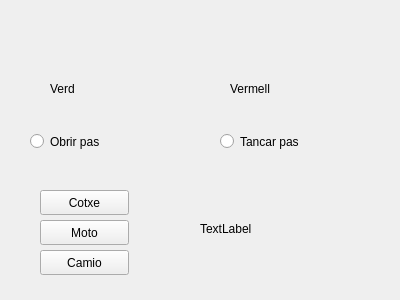
<?xml version="1.0" encoding="UTF-8"?>
<ui version="4.0">
 <class>MyForm</class>
 <widget class="QWidget" name="MyForm">
  <property name="geometry">
   <rect>
    <x>0</x>
    <y>0</y>
    <width>400</width>
    <height>300</height>
   </rect>
  </property>
  <property name="windowTitle">
   <string>Form</string>
  </property>
  <widget class="QLabel" name="label">
   <property name="geometry">
    <rect>
     <x>50</x>
     <y>80</y>
     <width>67</width>
     <height>17</height>
    </rect>
   </property>
   <property name="palette">
    <palette>
     <active>
      <colorrole role="WindowText">
       <brush brushstyle="SolidPattern">
        <color alpha="255">
         <red>0</red>
         <green>0</green>
         <blue>0</blue>
        </color>
       </brush>
      </colorrole>
      <colorrole role="Button">
       <brush brushstyle="SolidPattern">
        <color alpha="255">
         <red>65</red>
         <green>203</green>
         <blue>23</blue>
        </color>
       </brush>
      </colorrole>
      <colorrole role="Light">
       <brush brushstyle="SolidPattern">
        <color alpha="255">
         <red>120</red>
         <green>255</green>
         <blue>78</blue>
        </color>
       </brush>
      </colorrole>
      <colorrole role="Midlight">
       <brush brushstyle="SolidPattern">
        <color alpha="255">
         <red>92</red>
         <green>229</green>
         <blue>50</blue>
        </color>
       </brush>
      </colorrole>
      <colorrole role="Dark">
       <brush brushstyle="SolidPattern">
        <color alpha="255">
         <red>32</red>
         <green>101</green>
         <blue>11</blue>
        </color>
       </brush>
      </colorrole>
      <colorrole role="Mid">
       <brush brushstyle="SolidPattern">
        <color alpha="255">
         <red>43</red>
         <green>135</green>
         <blue>15</blue>
        </color>
       </brush>
      </colorrole>
      <colorrole role="Text">
       <brush brushstyle="SolidPattern">
        <color alpha="255">
         <red>0</red>
         <green>0</green>
         <blue>0</blue>
        </color>
       </brush>
      </colorrole>
      <colorrole role="BrightText">
       <brush brushstyle="SolidPattern">
        <color alpha="255">
         <red>255</red>
         <green>255</green>
         <blue>255</blue>
        </color>
       </brush>
      </colorrole>
      <colorrole role="ButtonText">
       <brush brushstyle="SolidPattern">
        <color alpha="255">
         <red>0</red>
         <green>0</green>
         <blue>0</blue>
        </color>
       </brush>
      </colorrole>
      <colorrole role="Base">
       <brush brushstyle="SolidPattern">
        <color alpha="255">
         <red>255</red>
         <green>255</green>
         <blue>255</blue>
        </color>
       </brush>
      </colorrole>
      <colorrole role="Window">
       <brush brushstyle="SolidPattern">
        <color alpha="255">
         <red>65</red>
         <green>203</green>
         <blue>23</blue>
        </color>
       </brush>
      </colorrole>
      <colorrole role="Shadow">
       <brush brushstyle="SolidPattern">
        <color alpha="255">
         <red>0</red>
         <green>0</green>
         <blue>0</blue>
        </color>
       </brush>
      </colorrole>
      <colorrole role="AlternateBase">
       <brush brushstyle="SolidPattern">
        <color alpha="255">
         <red>160</red>
         <green>229</green>
         <blue>139</blue>
        </color>
       </brush>
      </colorrole>
      <colorrole role="ToolTipBase">
       <brush brushstyle="SolidPattern">
        <color alpha="255">
         <red>255</red>
         <green>255</green>
         <blue>220</blue>
        </color>
       </brush>
      </colorrole>
      <colorrole role="ToolTipText">
       <brush brushstyle="SolidPattern">
        <color alpha="255">
         <red>0</red>
         <green>0</green>
         <blue>0</blue>
        </color>
       </brush>
      </colorrole>
      <colorrole role="PlaceholderText">
       <brush brushstyle="SolidPattern">
        <color alpha="128">
         <red>0</red>
         <green>0</green>
         <blue>0</blue>
        </color>
       </brush>
      </colorrole>
     </active>
     <inactive>
      <colorrole role="WindowText">
       <brush brushstyle="SolidPattern">
        <color alpha="255">
         <red>0</red>
         <green>0</green>
         <blue>0</blue>
        </color>
       </brush>
      </colorrole>
      <colorrole role="Button">
       <brush brushstyle="SolidPattern">
        <color alpha="255">
         <red>65</red>
         <green>203</green>
         <blue>23</blue>
        </color>
       </brush>
      </colorrole>
      <colorrole role="Light">
       <brush brushstyle="SolidPattern">
        <color alpha="255">
         <red>120</red>
         <green>255</green>
         <blue>78</blue>
        </color>
       </brush>
      </colorrole>
      <colorrole role="Midlight">
       <brush brushstyle="SolidPattern">
        <color alpha="255">
         <red>92</red>
         <green>229</green>
         <blue>50</blue>
        </color>
       </brush>
      </colorrole>
      <colorrole role="Dark">
       <brush brushstyle="SolidPattern">
        <color alpha="255">
         <red>32</red>
         <green>101</green>
         <blue>11</blue>
        </color>
       </brush>
      </colorrole>
      <colorrole role="Mid">
       <brush brushstyle="SolidPattern">
        <color alpha="255">
         <red>43</red>
         <green>135</green>
         <blue>15</blue>
        </color>
       </brush>
      </colorrole>
      <colorrole role="Text">
       <brush brushstyle="SolidPattern">
        <color alpha="255">
         <red>0</red>
         <green>0</green>
         <blue>0</blue>
        </color>
       </brush>
      </colorrole>
      <colorrole role="BrightText">
       <brush brushstyle="SolidPattern">
        <color alpha="255">
         <red>255</red>
         <green>255</green>
         <blue>255</blue>
        </color>
       </brush>
      </colorrole>
      <colorrole role="ButtonText">
       <brush brushstyle="SolidPattern">
        <color alpha="255">
         <red>0</red>
         <green>0</green>
         <blue>0</blue>
        </color>
       </brush>
      </colorrole>
      <colorrole role="Base">
       <brush brushstyle="SolidPattern">
        <color alpha="255">
         <red>255</red>
         <green>255</green>
         <blue>255</blue>
        </color>
       </brush>
      </colorrole>
      <colorrole role="Window">
       <brush brushstyle="SolidPattern">
        <color alpha="255">
         <red>65</red>
         <green>203</green>
         <blue>23</blue>
        </color>
       </brush>
      </colorrole>
      <colorrole role="Shadow">
       <brush brushstyle="SolidPattern">
        <color alpha="255">
         <red>0</red>
         <green>0</green>
         <blue>0</blue>
        </color>
       </brush>
      </colorrole>
      <colorrole role="AlternateBase">
       <brush brushstyle="SolidPattern">
        <color alpha="255">
         <red>160</red>
         <green>229</green>
         <blue>139</blue>
        </color>
       </brush>
      </colorrole>
      <colorrole role="ToolTipBase">
       <brush brushstyle="SolidPattern">
        <color alpha="255">
         <red>255</red>
         <green>255</green>
         <blue>220</blue>
        </color>
       </brush>
      </colorrole>
      <colorrole role="ToolTipText">
       <brush brushstyle="SolidPattern">
        <color alpha="255">
         <red>0</red>
         <green>0</green>
         <blue>0</blue>
        </color>
       </brush>
      </colorrole>
      <colorrole role="PlaceholderText">
       <brush brushstyle="SolidPattern">
        <color alpha="128">
         <red>0</red>
         <green>0</green>
         <blue>0</blue>
        </color>
       </brush>
      </colorrole>
     </inactive>
     <disabled>
      <colorrole role="WindowText">
       <brush brushstyle="SolidPattern">
        <color alpha="255">
         <red>32</red>
         <green>101</green>
         <blue>11</blue>
        </color>
       </brush>
      </colorrole>
      <colorrole role="Button">
       <brush brushstyle="SolidPattern">
        <color alpha="255">
         <red>65</red>
         <green>203</green>
         <blue>23</blue>
        </color>
       </brush>
      </colorrole>
      <colorrole role="Light">
       <brush brushstyle="SolidPattern">
        <color alpha="255">
         <red>120</red>
         <green>255</green>
         <blue>78</blue>
        </color>
       </brush>
      </colorrole>
      <colorrole role="Midlight">
       <brush brushstyle="SolidPattern">
        <color alpha="255">
         <red>92</red>
         <green>229</green>
         <blue>50</blue>
        </color>
       </brush>
      </colorrole>
      <colorrole role="Dark">
       <brush brushstyle="SolidPattern">
        <color alpha="255">
         <red>32</red>
         <green>101</green>
         <blue>11</blue>
        </color>
       </brush>
      </colorrole>
      <colorrole role="Mid">
       <brush brushstyle="SolidPattern">
        <color alpha="255">
         <red>43</red>
         <green>135</green>
         <blue>15</blue>
        </color>
       </brush>
      </colorrole>
      <colorrole role="Text">
       <brush brushstyle="SolidPattern">
        <color alpha="255">
         <red>32</red>
         <green>101</green>
         <blue>11</blue>
        </color>
       </brush>
      </colorrole>
      <colorrole role="BrightText">
       <brush brushstyle="SolidPattern">
        <color alpha="255">
         <red>255</red>
         <green>255</green>
         <blue>255</blue>
        </color>
       </brush>
      </colorrole>
      <colorrole role="ButtonText">
       <brush brushstyle="SolidPattern">
        <color alpha="255">
         <red>32</red>
         <green>101</green>
         <blue>11</blue>
        </color>
       </brush>
      </colorrole>
      <colorrole role="Base">
       <brush brushstyle="SolidPattern">
        <color alpha="255">
         <red>65</red>
         <green>203</green>
         <blue>23</blue>
        </color>
       </brush>
      </colorrole>
      <colorrole role="Window">
       <brush brushstyle="SolidPattern">
        <color alpha="255">
         <red>65</red>
         <green>203</green>
         <blue>23</blue>
        </color>
       </brush>
      </colorrole>
      <colorrole role="Shadow">
       <brush brushstyle="SolidPattern">
        <color alpha="255">
         <red>0</red>
         <green>0</green>
         <blue>0</blue>
        </color>
       </brush>
      </colorrole>
      <colorrole role="AlternateBase">
       <brush brushstyle="SolidPattern">
        <color alpha="255">
         <red>65</red>
         <green>203</green>
         <blue>23</blue>
        </color>
       </brush>
      </colorrole>
      <colorrole role="ToolTipBase">
       <brush brushstyle="SolidPattern">
        <color alpha="255">
         <red>255</red>
         <green>255</green>
         <blue>220</blue>
        </color>
       </brush>
      </colorrole>
      <colorrole role="ToolTipText">
       <brush brushstyle="SolidPattern">
        <color alpha="255">
         <red>0</red>
         <green>0</green>
         <blue>0</blue>
        </color>
       </brush>
      </colorrole>
      <colorrole role="PlaceholderText">
       <brush brushstyle="SolidPattern">
        <color alpha="128">
         <red>0</red>
         <green>0</green>
         <blue>0</blue>
        </color>
       </brush>
      </colorrole>
     </disabled>
    </palette>
   </property>
   <property name="text">
    <string>Verd</string>
   </property>
  </widget>
  <widget class="QLabel" name="label_2">
   <property name="geometry">
    <rect>
     <x>230</x>
     <y>80</y>
     <width>67</width>
     <height>17</height>
    </rect>
   </property>
   <property name="palette">
    <palette>
     <active>
      <colorrole role="WindowText">
       <brush brushstyle="SolidPattern">
        <color alpha="255">
         <red>0</red>
         <green>0</green>
         <blue>0</blue>
        </color>
       </brush>
      </colorrole>
      <colorrole role="Button">
       <brush brushstyle="SolidPattern">
        <color alpha="255">
         <red>219</red>
         <green>5</green>
         <blue>5</blue>
        </color>
       </brush>
      </colorrole>
      <colorrole role="Light">
       <brush brushstyle="SolidPattern">
        <color alpha="255">
         <red>255</red>
         <green>78</green>
         <blue>78</blue>
        </color>
       </brush>
      </colorrole>
      <colorrole role="Midlight">
       <brush brushstyle="SolidPattern">
        <color alpha="255">
         <red>237</red>
         <green>41</green>
         <blue>41</blue>
        </color>
       </brush>
      </colorrole>
      <colorrole role="Dark">
       <brush brushstyle="SolidPattern">
        <color alpha="255">
         <red>109</red>
         <green>2</green>
         <blue>2</blue>
        </color>
       </brush>
      </colorrole>
      <colorrole role="Mid">
       <brush brushstyle="SolidPattern">
        <color alpha="255">
         <red>146</red>
         <green>3</green>
         <blue>3</blue>
        </color>
       </brush>
      </colorrole>
      <colorrole role="Text">
       <brush brushstyle="SolidPattern">
        <color alpha="255">
         <red>0</red>
         <green>0</green>
         <blue>0</blue>
        </color>
       </brush>
      </colorrole>
      <colorrole role="BrightText">
       <brush brushstyle="SolidPattern">
        <color alpha="255">
         <red>219</red>
         <green>5</green>
         <blue>5</blue>
        </color>
       </brush>
      </colorrole>
      <colorrole role="ButtonText">
       <brush brushstyle="SolidPattern">
        <color alpha="255">
         <red>0</red>
         <green>0</green>
         <blue>0</blue>
        </color>
       </brush>
      </colorrole>
      <colorrole role="Base">
       <brush brushstyle="SolidPattern">
        <color alpha="255">
         <red>219</red>
         <green>5</green>
         <blue>5</blue>
        </color>
       </brush>
      </colorrole>
      <colorrole role="Window">
       <brush brushstyle="SolidPattern">
        <color alpha="255">
         <red>219</red>
         <green>5</green>
         <blue>5</blue>
        </color>
       </brush>
      </colorrole>
      <colorrole role="Shadow">
       <brush brushstyle="SolidPattern">
        <color alpha="255">
         <red>0</red>
         <green>0</green>
         <blue>0</blue>
        </color>
       </brush>
      </colorrole>
      <colorrole role="AlternateBase">
       <brush brushstyle="SolidPattern">
        <color alpha="255">
         <red>237</red>
         <green>130</green>
         <blue>130</blue>
        </color>
       </brush>
      </colorrole>
      <colorrole role="ToolTipBase">
       <brush brushstyle="SolidPattern">
        <color alpha="255">
         <red>255</red>
         <green>255</green>
         <blue>220</blue>
        </color>
       </brush>
      </colorrole>
      <colorrole role="ToolTipText">
       <brush brushstyle="SolidPattern">
        <color alpha="255">
         <red>0</red>
         <green>0</green>
         <blue>0</blue>
        </color>
       </brush>
      </colorrole>
      <colorrole role="PlaceholderText">
       <brush brushstyle="SolidPattern">
        <color alpha="128">
         <red>0</red>
         <green>0</green>
         <blue>0</blue>
        </color>
       </brush>
      </colorrole>
     </active>
     <inactive>
      <colorrole role="WindowText">
       <brush brushstyle="SolidPattern">
        <color alpha="255">
         <red>0</red>
         <green>0</green>
         <blue>0</blue>
        </color>
       </brush>
      </colorrole>
      <colorrole role="Button">
       <brush brushstyle="SolidPattern">
        <color alpha="255">
         <red>219</red>
         <green>5</green>
         <blue>5</blue>
        </color>
       </brush>
      </colorrole>
      <colorrole role="Light">
       <brush brushstyle="SolidPattern">
        <color alpha="255">
         <red>255</red>
         <green>78</green>
         <blue>78</blue>
        </color>
       </brush>
      </colorrole>
      <colorrole role="Midlight">
       <brush brushstyle="SolidPattern">
        <color alpha="255">
         <red>237</red>
         <green>41</green>
         <blue>41</blue>
        </color>
       </brush>
      </colorrole>
      <colorrole role="Dark">
       <brush brushstyle="SolidPattern">
        <color alpha="255">
         <red>109</red>
         <green>2</green>
         <blue>2</blue>
        </color>
       </brush>
      </colorrole>
      <colorrole role="Mid">
       <brush brushstyle="SolidPattern">
        <color alpha="255">
         <red>146</red>
         <green>3</green>
         <blue>3</blue>
        </color>
       </brush>
      </colorrole>
      <colorrole role="Text">
       <brush brushstyle="SolidPattern">
        <color alpha="255">
         <red>0</red>
         <green>0</green>
         <blue>0</blue>
        </color>
       </brush>
      </colorrole>
      <colorrole role="BrightText">
       <brush brushstyle="SolidPattern">
        <color alpha="255">
         <red>219</red>
         <green>5</green>
         <blue>5</blue>
        </color>
       </brush>
      </colorrole>
      <colorrole role="ButtonText">
       <brush brushstyle="SolidPattern">
        <color alpha="255">
         <red>0</red>
         <green>0</green>
         <blue>0</blue>
        </color>
       </brush>
      </colorrole>
      <colorrole role="Base">
       <brush brushstyle="SolidPattern">
        <color alpha="255">
         <red>219</red>
         <green>5</green>
         <blue>5</blue>
        </color>
       </brush>
      </colorrole>
      <colorrole role="Window">
       <brush brushstyle="SolidPattern">
        <color alpha="255">
         <red>219</red>
         <green>5</green>
         <blue>5</blue>
        </color>
       </brush>
      </colorrole>
      <colorrole role="Shadow">
       <brush brushstyle="SolidPattern">
        <color alpha="255">
         <red>0</red>
         <green>0</green>
         <blue>0</blue>
        </color>
       </brush>
      </colorrole>
      <colorrole role="AlternateBase">
       <brush brushstyle="SolidPattern">
        <color alpha="255">
         <red>237</red>
         <green>130</green>
         <blue>130</blue>
        </color>
       </brush>
      </colorrole>
      <colorrole role="ToolTipBase">
       <brush brushstyle="SolidPattern">
        <color alpha="255">
         <red>255</red>
         <green>255</green>
         <blue>220</blue>
        </color>
       </brush>
      </colorrole>
      <colorrole role="ToolTipText">
       <brush brushstyle="SolidPattern">
        <color alpha="255">
         <red>0</red>
         <green>0</green>
         <blue>0</blue>
        </color>
       </brush>
      </colorrole>
      <colorrole role="PlaceholderText">
       <brush brushstyle="SolidPattern">
        <color alpha="128">
         <red>0</red>
         <green>0</green>
         <blue>0</blue>
        </color>
       </brush>
      </colorrole>
     </inactive>
     <disabled>
      <colorrole role="WindowText">
       <brush brushstyle="SolidPattern">
        <color alpha="255">
         <red>109</red>
         <green>2</green>
         <blue>2</blue>
        </color>
       </brush>
      </colorrole>
      <colorrole role="Button">
       <brush brushstyle="SolidPattern">
        <color alpha="255">
         <red>219</red>
         <green>5</green>
         <blue>5</blue>
        </color>
       </brush>
      </colorrole>
      <colorrole role="Light">
       <brush brushstyle="SolidPattern">
        <color alpha="255">
         <red>255</red>
         <green>78</green>
         <blue>78</blue>
        </color>
       </brush>
      </colorrole>
      <colorrole role="Midlight">
       <brush brushstyle="SolidPattern">
        <color alpha="255">
         <red>237</red>
         <green>41</green>
         <blue>41</blue>
        </color>
       </brush>
      </colorrole>
      <colorrole role="Dark">
       <brush brushstyle="SolidPattern">
        <color alpha="255">
         <red>109</red>
         <green>2</green>
         <blue>2</blue>
        </color>
       </brush>
      </colorrole>
      <colorrole role="Mid">
       <brush brushstyle="SolidPattern">
        <color alpha="255">
         <red>146</red>
         <green>3</green>
         <blue>3</blue>
        </color>
       </brush>
      </colorrole>
      <colorrole role="Text">
       <brush brushstyle="SolidPattern">
        <color alpha="255">
         <red>109</red>
         <green>2</green>
         <blue>2</blue>
        </color>
       </brush>
      </colorrole>
      <colorrole role="BrightText">
       <brush brushstyle="SolidPattern">
        <color alpha="255">
         <red>219</red>
         <green>5</green>
         <blue>5</blue>
        </color>
       </brush>
      </colorrole>
      <colorrole role="ButtonText">
       <brush brushstyle="SolidPattern">
        <color alpha="255">
         <red>109</red>
         <green>2</green>
         <blue>2</blue>
        </color>
       </brush>
      </colorrole>
      <colorrole role="Base">
       <brush brushstyle="SolidPattern">
        <color alpha="255">
         <red>219</red>
         <green>5</green>
         <blue>5</blue>
        </color>
       </brush>
      </colorrole>
      <colorrole role="Window">
       <brush brushstyle="SolidPattern">
        <color alpha="255">
         <red>219</red>
         <green>5</green>
         <blue>5</blue>
        </color>
       </brush>
      </colorrole>
      <colorrole role="Shadow">
       <brush brushstyle="SolidPattern">
        <color alpha="255">
         <red>0</red>
         <green>0</green>
         <blue>0</blue>
        </color>
       </brush>
      </colorrole>
      <colorrole role="AlternateBase">
       <brush brushstyle="SolidPattern">
        <color alpha="255">
         <red>219</red>
         <green>5</green>
         <blue>5</blue>
        </color>
       </brush>
      </colorrole>
      <colorrole role="ToolTipBase">
       <brush brushstyle="SolidPattern">
        <color alpha="255">
         <red>255</red>
         <green>255</green>
         <blue>220</blue>
        </color>
       </brush>
      </colorrole>
      <colorrole role="ToolTipText">
       <brush brushstyle="SolidPattern">
        <color alpha="255">
         <red>0</red>
         <green>0</green>
         <blue>0</blue>
        </color>
       </brush>
      </colorrole>
      <colorrole role="PlaceholderText">
       <brush brushstyle="SolidPattern">
        <color alpha="128">
         <red>0</red>
         <green>0</green>
         <blue>0</blue>
        </color>
       </brush>
      </colorrole>
     </disabled>
    </palette>
   </property>
   <property name="text">
    <string>Vermell</string>
   </property>
  </widget>
  <widget class="QRadioButton" name="radioButton">
   <property name="geometry">
    <rect>
     <x>30</x>
     <y>130</y>
     <width>112</width>
     <height>23</height>
    </rect>
   </property>
   <property name="text">
    <string>Obrir pas</string>
   </property>
  </widget>
  <widget class="QRadioButton" name="radioButton_2">
   <property name="geometry">
    <rect>
     <x>220</x>
     <y>130</y>
     <width>112</width>
     <height>23</height>
    </rect>
   </property>
   <property name="text">
    <string>Tancar pas</string>
   </property>
  </widget>
  <widget class="QPushButton" name="pushButton">
   <property name="geometry">
    <rect>
     <x>40</x>
     <y>190</y>
     <width>89</width>
     <height>25</height>
    </rect>
   </property>
   <property name="text">
    <string>Cotxe</string>
   </property>
  </widget>
  <widget class="QPushButton" name="pushButton_2">
   <property name="geometry">
    <rect>
     <x>40</x>
     <y>220</y>
     <width>89</width>
     <height>25</height>
    </rect>
   </property>
   <property name="text">
    <string>Moto</string>
   </property>
  </widget>
  <widget class="QPushButton" name="pushButton_3">
   <property name="geometry">
    <rect>
     <x>40</x>
     <y>250</y>
     <width>89</width>
     <height>25</height>
    </rect>
   </property>
   <property name="text">
    <string>Camio</string>
   </property>
  </widget>
  <widget class="QLabel" name="label_3">
   <property name="geometry">
    <rect>
     <x>200</x>
     <y>220</y>
     <width>67</width>
     <height>17</height>
    </rect>
   </property>
   <property name="text">
    <string>TextLabel</string>
   </property>
  </widget>
 </widget>
 <resources/>
 <connections/>
</ui>
